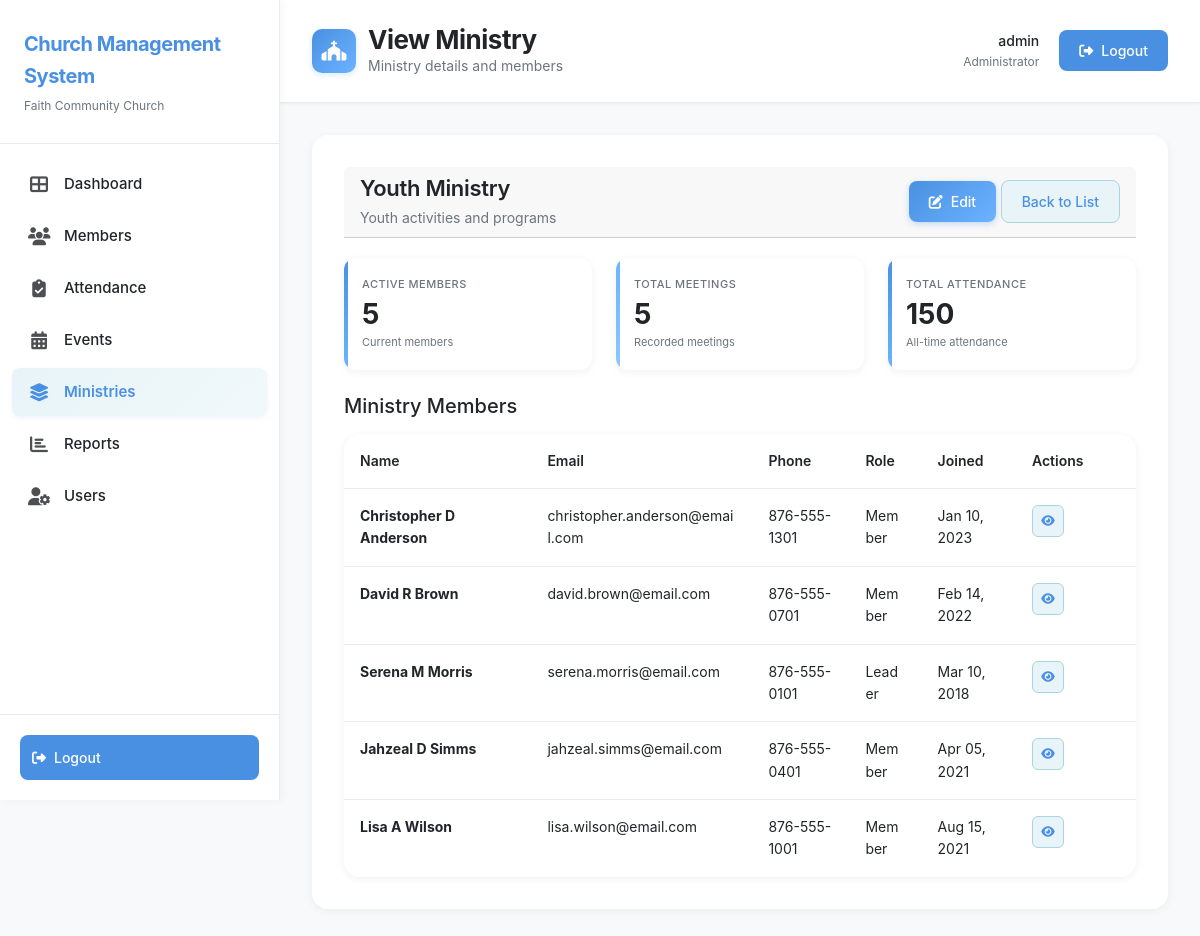
The app's page /ministries/view.php?id=1 (signed in) with its own data.
### tables this page shows
CREATE TABLE IF NOT EXISTS Ministries (
  id INT AUTO_INCREMENT PRIMARY KEY,
  name VARCHAR(100) NOT NULL,
  description VARCHAR(300)
);

CREATE TABLE IF NOT EXISTS Ministry_Members (
  id INT AUTO_INCREMENT PRIMARY KEY,
  member_id INT NOT NULL,
  ministry_id INT NOT NULL,
  role VARCHAR(50),
  FOREIGN KEY (member_id) REFERENCES Members(mem_id),
  FOREIGN KEY (ministry_id) REFERENCES Ministries(id)
);

CREATE TABLE IF NOT EXISTS Members (
  mem_id INT AUTO_INCREMENT PRIMARY KEY,
  first_name VARCHAR(50) NOT NULL,
  middle_initials VARCHAR(10),
  last_name VARCHAR(50) NOT NULL,
  dob DATE,
  gender ENUM('Male','Female','Other'),
  home_address1 VARCHAR(100),
  home_address2 VARCHAR(100),
  town VARCHAR(50),
  parish VARCHAR(50),
  contact_home VARCHAR(20),
  contact_work VARCHAR(20),
  email VARCHAR(100) UNIQUE,
  next_of_kin_name VARCHAR(100),
  next_of_kin_address VARCHAR(150),
  next_of_kin_relation VARCHAR(50),
  next_of_kin_contact VARCHAR(20),
  next_of_kin_email VARCHAR(100),
  status ENUM('Member','Adherent','Visitor') DEFAULT 'Visitor',
  date_joined DATE,
  min_id VARCHAR(5),  
  passing_date DATE
);

### config/config.php (called while the page is built, shortened)
<?php
function isLoggedIn() {
    return isset($_SESSION['user_id']) && isset($_SESSION['username']);
}
function hasRole($requiredRole) {
    $userRole = $_SESSION['role_name'] ?? '';
    return $userRole === $requiredRole;
}
function formatDate($date) {
    return date('M d, Y', strtotime($date));
}
?>

### ministries/view.php (the view, shortened to what this page needs)
<?php
require_once __DIR__ . '/../config/config.php';
$conn = getDBConnection();
$ministry_id = intval($_GET['id']);
$stmt = $conn->prepare("SELECT * FROM Ministries WHERE id = ?");
$stmt->bind_param("i", $ministry_id);
$stmt->execute();
$result = $stmt->get_result();
$ministry = $result->fetch_assoc();
$stmt = $conn->prepare("SELECT m.*, mm.role FROM Members m INNER JOIN Ministry_Members mm ON m.mem_id = mm.member_id WHERE mm.ministry_id = ? ORDER BY m.last_name, m.first_name");
$stmt->bind_param("i", $ministry_id);
$stmt->execute();
$result = $stmt->get_result();
$members = $result->fetch_all(MYSQLI_ASSOC);
$result = $conn->query("SELECT COUNT(*) as total_meetings, SUM(count) as total_attendance FROM Attendance WHERE ministry_id = $ministry_id");
$stats = $result->fetch_assoc();
include __DIR__ . '/../includes/header.php';
?>
<div class="card">
    <div class="card-header">
        <div>
            <h3 class="card-title"><?php echo htmlspecialchars($ministry['name']); ?></h3>
            <p class="card-subtitle"><?php echo htmlspecialchars($ministry['description'] ?: 'No description'); ?></p>
        </div>
        <div>
            <?php if (hasRole('Administrator')): ?>
            <a href="<?php echo BASE_URL; ?>ministries/edit.php?id=<?php echo $ministry['id']; ?>" class="btn btn-primary">
                <i class="fas fa-edit"></i>
                Edit
            </a>
            <?php endif; ?>
            <a href="<?php echo BASE_URL; ?>ministries/index.php" class="btn btn-secondary">
                Back to List
            </a>
        </div>
    </div>
    <div class="row mb-4">
        <div class="col-md-4">
            <div class="stat-card blue">
                <div class="stat-label">Active Members</div>
                <div class="stat-value"><?php echo count($members); ?></div>
                <div class="stat-description">Current members</div>
            </div>
        </div>
        <div class="col-md-4">
            <div class="stat-card yellow">
                <div class="stat-label">Total Meetings</div>
                <div class="stat-value"><?php echo $stats['total_meetings'] ?: 0; ?></div>
                <div class="stat-description">Recorded meetings</div>
            </div>
        </div>
        <div class="col-md-4">
            <div class="stat-card blue">
                <div class="stat-label">Total Attendance</div>
                <div class="stat-value"><?php echo $stats['total_attendance'] ?: 0; ?></div>
                <div class="stat-description">All-time attendance</div>
            </div>
        </div>
    </div>
    <h5 class="mb-3">Ministry Members</h5>
    <?php if (count($members) > 0): ?>
    <div class="table-container">
        <table class="table">
            <thead>
                <tr>
                    <th>Name</th>
                    <th>Email</th>
                    <th>Phone</th>
                    <th>Role</th>
                    <th>Joined</th>
                    <th>Actions</th>
                </tr>
            </thead>
            <tbody>
                <?php foreach ($members as $member): ?>
                <tr>
                    <td><strong><?php echo htmlspecialchars($member['first_name'] . ' ' . ($member['middle_initials'] ? $member['middle_initials'] . ' ' : '') . $member['last_name']); ?></strong></td>
                    <td><?php echo htmlspecialchars($member['email'] ?? '-'); ?></td>
                    <td><?php echo htmlspecialchars(($member['contact_home'] ?? '') ?: ($member['contact_work'] ?? '-')); ?></td>
                    <td><?php echo htmlspecialchars($member['role'] ?? '-'); ?></td>
                    <td><?php echo formatDate($member['date_joined'] ?? null); ?></td>
                    <td>
                        <a href="<?php echo BASE_URL; ?>members/view.php?id=<?php echo $member['mem_id']; ?>" class="btn btn-sm btn-secondary btn-icon" title="View">
                            <i class="fas fa-eye"></i>
                        </a>
                    </td>
                </tr>
                <?php endforeach; ?>
            </tbody>
        </table>
    </div>
    <?php endif; ?>
</div>
<?php include __DIR__ . '/../includes/footer.php'; ?>

### assets/css/style.css (style rules this page uses)
:root { --pastel-blue: #A8D5E2; --pastel-blue-dark: #7BB3C7; --pastel-blue-light: #E8F4F8; --pastel-blue-lighter: #F0F8FA; --blue-primary: #4A90E2; --blue-primary-light: #6BB3FF; --blue-primary-dark: #357ABD; --white: #FFFFFF; --gray-light: #F8F9FA; --gray-medium: #E9ECEF; --gray-dark: #6C757D; --text-dark: #212529; --text-light: #6C757D; --success: #4A90E2; --warning: #6BB3FF; --danger: #DC3545; --info: #4A90E2; }
* { margin: 0; padding: 0; box-sizing: border-box; }
html { overflow-x: hidden; max-width: 100vw; }
body { font-family: -apple-system, BlinkMacSystemFont, 'Segoe UI', Roboto, 'Helvetica Neue', Arial, sans-serif; background-color: var(--gray-light); color: var(--text-dark); line-height: 1.6; -webkit-font-smoothing: antialiased; -moz-osx-font-smoothing: grayscale; overflow-x: hidden; max-width: 100vw; }
.card { background: var(--white); border-radius: 16px; padding: 32px; margin-bottom: 24px; border: none; box-shadow: 0 2px 8px rgba(0, 0, 0, 0.06); transition: all 0.3s ease; }
.card-header { display: flex; justify-content: space-between; align-items: center; margin-bottom: 20px; }
.card-title { font-size: 22px; font-weight: 600; color: var(--text-dark); margin: 0; letter-spacing: -0.3px; }
.card-subtitle { font-size: 14px; color: var(--text-light); margin-top: 6px; font-weight: 400; }
.btn { padding: 10px 20px; border-radius: 8px; font-size: 14px; font-weight: 500; border: none; cursor: pointer; transition: all 0.2s; display: inline-flex; align-items: center; gap: 8px; }
.btn-primary { background: linear-gradient(135deg, var(--blue-primary) 0%, var(--blue-primary-light) 100%); color: var(--white); border: none; box-shadow: 0 2px 6px rgba(74, 144, 226, 0.3); font-weight: 500; }
.btn-secondary { background: var(--pastel-blue-light); color: var(--blue-primary); border: 1px solid var(--pastel-blue); }
.btn-sm { padding: 6px 12px; font-size: 12px; }
.stat-card { background: var(--white); border-radius: 12px; padding: 18px; border: none; box-shadow: 0 2px 8px rgba(0, 0, 0, 0.06); transition: all 0.3s ease; position: relative; overflow: hidden; }
.stat-card::before { content: ''; position: absolute; top: 0; left: 0; width: 4px; height: 100%; background: linear-gradient(180deg, var(--blue-primary) 0%, var(--blue-primary-light) 100%); }
.stat-card.blue::before { background: linear-gradient(180deg, var(--blue-primary) 0%, var(--blue-primary-light) 100%); }
.stat-card.yellow::before { background: linear-gradient(180deg, #6BB3FF 0%, #8CC8FF 100%); }
.stat-label { font-size: 11px; color: var(--text-light); margin-bottom: 6px; font-weight: 500; text-transform: uppercase; letter-spacing: 0.5px; }
.stat-value { font-size: 28px; font-weight: 700; color: var(--text-dark); margin-bottom: 6px; line-height: 1; }
.stat-description { font-size: 11px; color: var(--text-light); margin-top: 4px; }
.table-container { background: var(--white); border-radius: 16px; overflow-x: auto; overflow-y: visible; border: none; box-shadow: 0 2px 8px rgba(0, 0, 0, 0.06); }
.table { width: 100%; border-collapse: collapse; margin: 0; table-layout: auto; }
.table th { white-space: nowrap; }
.table thead { background: linear-gradient(135deg, var(--pastel-blue-lighter) 0%, var(--pastel-blue-light) 100%); }
.table th { padding: 16px; text-align: left; font-weight: 600; color: var(--text-dark); font-size: 14px; border-bottom: 1px solid var(--gray-medium); }
.table td { padding: 16px; border-bottom: 1px solid var(--gray-medium); font-size: 14px; word-wrap: break-word; word-break: break-word; overflow-wrap: break-word; vertical-align: top; max-width: 250px; }
.table td:first-child { min-width: 180px; max-width: 250px; }
.table td:nth-child(2) { min-width: 200px; max-width: 250px; }
.table td:last-child { white-space: nowrap; min-width: 120px; max-width: none; width: auto; }
.table tbody tr:last-child td { border-bottom: none; }
.btn-icon { width: 32px; height: 32px; padding: 0; display: flex; align-items: center; justify-content: center; border-radius: 6px; position: relative; }
.mb-3 { margin-bottom: 24px; }

### records on screen
ministries: name "Youth Ministry", description "Youth activities and programs"
ministry_members: member.last_name "Christopher D Anderson", member.email "christopher.anderson@email.com", member.contact_home "876-555-1301", role "Member", member.date_joined "Jan 10, 2023"
ministry_members: member.last_name "David R Brown", member.email "david.brown@email.com", member.contact_home "876-555-0701", role "Member", member.date_joined "Feb 14, 2022"
ministry_members: member.last_name "Serena M Morris", member.email "serena.morris@email.com", member.contact_home "876-555-0101", role "Leader", member.date_joined "Mar 10, 2018"
ministry_members: member.last_name "Jahzeal D Simms", member.email "jahzeal.simms@email.com", member.contact_home "876-555-0401", role "Member", member.date_joined "Apr 05, 2021"
ministry_members: member.last_name "Lisa A Wilson", member.email "lisa.wilson@email.com", member.contact_home "876-555-1001", role "Member", member.date_joined "Aug 15, 2021"

### other values on screen
$pageTitle "View Ministry"
$pageSubtitle "Ministry details and members"
$_SESSION['username'] "admin"
$_SESSION['role_name'] "Administrator"
count($members) "5"
$stats['total_meetings'] ?: 0 "5"
$stats['total_attendance'] ?: 0 "150"
